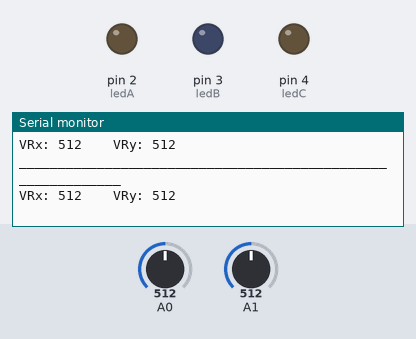
The sketch below on a simulated Arduino Uno, built with avr-gcc and run on an emulated ATmega328P. On the bench: output pins drawn as LEDs (lit = HIGH), the last lines printed to the serial monitor. The inputs (shaded band) are chosen by the test bench; at power-on: A0 = 512, A1 = 512.

Above: at 1.2 s.
1.3 s: A0 set to 108
At 1.45 s:
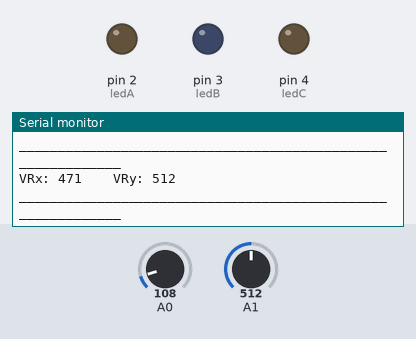
4.3 s: A0 set to 93
At 4.35 s:
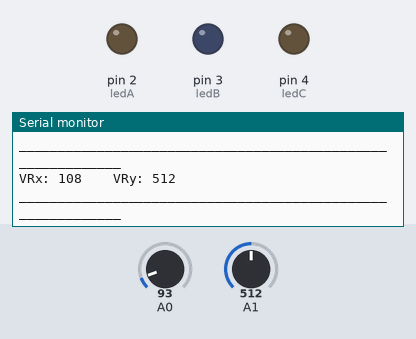
Timing chart, 0 to 7.3 s (numbered marks = the images above; inputs shaded):
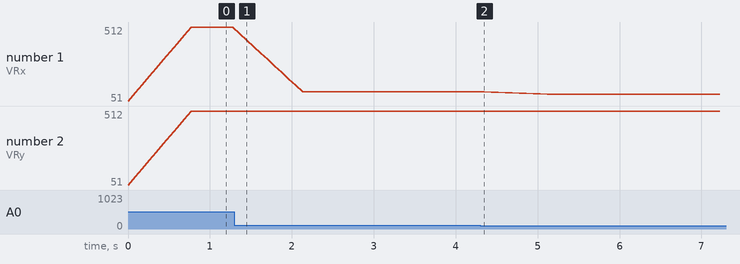

Measured:
- after the input at 1.3 s, the serial monitor: prints a new line after 0.07 s (image 1)
- plotted number 1: 512 → 108 after the input at 1.3 s, 108 → 93 after the input at 4.3 s

The sketch:

Joystick_and_RGB.ino
```cpp
// Control LED with Joystick and a Switch

const int X = 0;
const int Y = 1;

const int MaxReadings = 10;

int Xreadings[MaxReadings];
int XreadIndex = 0;
int Xtotal = 0;
int X_Pos = 0;

int Yreadings[MaxReadings];
int YreadIndex = 0;
int Ytotal = 0;
int Y_Pos = 0;

// Initialize led pins
int ledA = 2;
int ledB = 3;
int ledC = 4;

void Smoother(int x_pin, int y_pin) {

  Xtotal = Xtotal - Xreadings[XreadIndex];
  Ytotal = Ytotal - Yreadings[YreadIndex];
  delay(1);
  Xreadings[XreadIndex] = analogRead(x_pin);
  Yreadings[YreadIndex] = analogRead(y_pin);
  delay(1);
  Xtotal = Xtotal + Xreadings[XreadIndex];
  Ytotal = Ytotal + Yreadings[YreadIndex];
  delay(1);
  XreadIndex = XreadIndex + 1;
  YreadIndex = YreadIndex + 1;
  if (XreadIndex >= MaxReadings) XreadIndex = 0;
  if (YreadIndex >= MaxReadings) YreadIndex = 0;
  delay(1);
  X_Pos = Xtotal / MaxReadings;
  Y_Pos = Ytotal / MaxReadings;

}

void setup() {

  Serial.begin(9600);

  pinMode(ledA, OUTPUT);
  pinMode(ledB, OUTPUT);
  pinMode(ledC, OUTPUT);

  for (int i = 0; i < MaxReadings; i++) {
    Xreadings[i] = 0;
    Yreadings[i] = 0;
  }

  // Initiate led status
  digitalWrite(ledA, LOW);
  digitalWrite(ledB, LOW);
  digitalWrite(ledC, LOW);

}

void loop() {

  Smoother(X,Y);
  Serial.print("VRx: ");
  Serial.print(X_Pos);
  Serial.print("\t\t");
  Serial.print("VRy: ");
  Serial.println(Y_Pos);
  Serial.println("____________________________________________________________");
  delay(10);


  // Conditions
  if (X_Pos == 505 && Y_Pos == 523) {
    digitalWrite(ledA, HIGH);
    digitalWrite(ledB, LOW);
    digitalWrite(ledC, LOW);
    delay(10);
  }
  else if (X_Pos == 53 && Y_Pos == 0) {
    digitalWrite(ledA, LOW);
    digitalWrite(ledB, HIGH);
    digitalWrite(ledC, LOW);
    delay(10);
  }
  else if (X_Pos == 985 && Y_Pos == 1023) {
    digitalWrite(ledA, LOW);
    digitalWrite(ledB, LOW);
    digitalWrite(ledC, HIGH);
    delay(10);
  }

}
```
